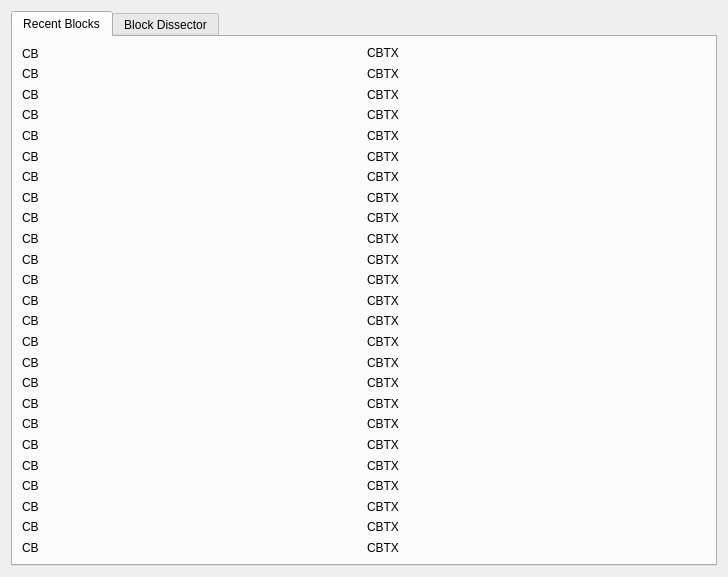
<?xml version="1.0" encoding="UTF-8"?>
<ui version="4.0">
 <class>BlockBrowser</class>
 <widget class="QWidget" name="BlockBrowser">
  <property name="windowModality">
   <enum>Qt::NonModal</enum>
  </property>
  <property name="enabled">
   <bool>true</bool>
  </property>
  <property name="geometry">
   <rect>
    <x>0</x>
    <y>0</y>
    <width>728</width>
    <height>577</height>
   </rect>
  </property>
  <property name="sizePolicy">
   <sizepolicy hsizetype="Expanding" vsizetype="Expanding">
    <horstretch>0</horstretch>
    <verstretch>0</verstretch>
   </sizepolicy>
  </property>
  <property name="acceptDrops">
   <bool>false</bool>
  </property>
  <property name="windowTitle">
   <string>Form</string>
  </property>
  <layout class="QGridLayout" name="gridLayout_3">
   <item row="0" column="0">
    <widget class="QTabWidget" name="tabWidget">
     <property name="currentIndex">
      <number>0</number>
     </property>
     <widget class="QWidget" name="tab">
      <attribute name="title">
       <string>Recent Blocks</string>
      </attribute>
      <layout class="QGridLayout" name="gridLayout_5">
       <item row="0" column="0">
        <layout class="QVBoxLayout" name="verticalLayout">
         <item>
          <widget class="QLabel" name="cbLabel">
           <property name="text">
            <string>CB</string>
           </property>
          </widget>
         </item>
         <item>
          <widget class="QLabel" name="cbLabel_2">
           <property name="text">
            <string>CB</string>
           </property>
          </widget>
         </item>
         <item>
          <widget class="QLabel" name="cbLabel_3">
           <property name="text">
            <string>CB</string>
           </property>
          </widget>
         </item>
         <item>
          <widget class="QLabel" name="cbLabel_4">
           <property name="text">
            <string>CB</string>
           </property>
          </widget>
         </item>
         <item>
          <widget class="QLabel" name="cbLabel_5">
           <property name="text">
            <string>CB</string>
           </property>
          </widget>
         </item>
         <item>
          <widget class="QLabel" name="cbLabel_6">
           <property name="text">
            <string>CB</string>
           </property>
          </widget>
         </item>
         <item>
          <widget class="QLabel" name="cbLabel_7">
           <property name="text">
            <string>CB</string>
           </property>
          </widget>
         </item>
         <item>
          <widget class="QLabel" name="cbLabel_8">
           <property name="text">
            <string>CB</string>
           </property>
          </widget>
         </item>
         <item>
          <widget class="QLabel" name="cbLabel_9">
           <property name="text">
            <string>CB</string>
           </property>
          </widget>
         </item>
         <item>
          <widget class="QLabel" name="cbLabel_10">
           <property name="text">
            <string>CB</string>
           </property>
          </widget>
         </item>
         <item>
          <widget class="QLabel" name="cbLabel_11">
           <property name="text">
            <string>CB</string>
           </property>
          </widget>
         </item>
         <item>
          <widget class="QLabel" name="cbLabel_12">
           <property name="text">
            <string>CB</string>
           </property>
          </widget>
         </item>
         <item>
          <widget class="QLabel" name="cbLabel_13">
           <property name="text">
            <string>CB</string>
           </property>
          </widget>
         </item>
         <item>
          <widget class="QLabel" name="cbLabel_14">
           <property name="text">
            <string>CB</string>
           </property>
          </widget>
         </item>
         <item>
          <widget class="QLabel" name="cbLabel_15">
           <property name="text">
            <string>CB</string>
           </property>
          </widget>
         </item>
         <item>
          <widget class="QLabel" name="cbLabel_16">
           <property name="text">
            <string>CB</string>
           </property>
          </widget>
         </item>
         <item>
          <widget class="QLabel" name="cbLabel_17">
           <property name="text">
            <string>CB</string>
           </property>
          </widget>
         </item>
         <item>
          <widget class="QLabel" name="cbLabel_18">
           <property name="text">
            <string>CB</string>
           </property>
          </widget>
         </item>
         <item>
          <widget class="QLabel" name="cbLabel_19">
           <property name="text">
            <string>CB</string>
           </property>
          </widget>
         </item>
         <item>
          <widget class="QLabel" name="cbLabel_20">
           <property name="text">
            <string>CB</string>
           </property>
          </widget>
         </item>
         <item>
          <widget class="QLabel" name="cbLabel_21">
           <property name="text">
            <string>CB</string>
           </property>
          </widget>
         </item>
         <item>
          <widget class="QLabel" name="cbLabel_22">
           <property name="text">
            <string>CB</string>
           </property>
          </widget>
         </item>
         <item>
          <widget class="QLabel" name="cbLabel_23">
           <property name="text">
            <string>CB</string>
           </property>
          </widget>
         </item>
         <item>
          <widget class="QLabel" name="cbLabel_24">
           <property name="text">
            <string>CB</string>
           </property>
          </widget>
         </item>
         <item>
          <widget class="QLabel" name="cbLabel_25">
           <property name="text">
            <string>CB</string>
           </property>
          </widget>
         </item>
        </layout>
       </item>
       <item row="0" column="1">
        <layout class="QVBoxLayout" name="verticalLayout_2">
         <item>
          <widget class="QLabel" name="CBTX">
           <property name="text">
            <string>CBTX</string>
           </property>
           <property name="textInteractionFlags">
            <set>Qt::LinksAccessibleByMouse|Qt::TextSelectableByMouse</set>
           </property>
          </widget>
         </item>
         <item>
          <widget class="QLabel" name="CBTX_12">
           <property name="text">
            <string>CBTX</string>
           </property>
          </widget>
         </item>
         <item>
          <widget class="QLabel" name="CBTX_19">
           <property name="text">
            <string>CBTX</string>
           </property>
          </widget>
         </item>
         <item>
          <widget class="QLabel" name="CBTX_20">
           <property name="text">
            <string>CBTX</string>
           </property>
          </widget>
         </item>
         <item>
          <widget class="QLabel" name="CBTX_21">
           <property name="text">
            <string>CBTX</string>
           </property>
          </widget>
         </item>
         <item>
          <widget class="QLabel" name="CBTX_22">
           <property name="text">
            <string>CBTX</string>
           </property>
          </widget>
         </item>
         <item>
          <widget class="QLabel" name="CBTX_23">
           <property name="text">
            <string>CBTX</string>
           </property>
          </widget>
         </item>
         <item>
          <widget class="QLabel" name="CBTX_24">
           <property name="text">
            <string>CBTX</string>
           </property>
          </widget>
         </item>
         <item>
          <widget class="QLabel" name="CBTX_25">
           <property name="text">
            <string>CBTX</string>
           </property>
          </widget>
         </item>
         <item>
          <widget class="QLabel" name="CBTX_2">
           <property name="text">
            <string>CBTX</string>
           </property>
          </widget>
         </item>
         <item>
          <widget class="QLabel" name="CBTX_3">
           <property name="text">
            <string>CBTX</string>
           </property>
          </widget>
         </item>
         <item>
          <widget class="QLabel" name="CBTX_4">
           <property name="text">
            <string>CBTX</string>
           </property>
          </widget>
         </item>
         <item>
          <widget class="QLabel" name="CBTX_5">
           <property name="text">
            <string>CBTX</string>
           </property>
          </widget>
         </item>
         <item>
          <widget class="QLabel" name="CBTX_6">
           <property name="text">
            <string>CBTX</string>
           </property>
          </widget>
         </item>
         <item>
          <widget class="QLabel" name="CBTX_7">
           <property name="text">
            <string>CBTX</string>
           </property>
          </widget>
         </item>
         <item>
          <widget class="QLabel" name="CBTX_8">
           <property name="text">
            <string>CBTX</string>
           </property>
          </widget>
         </item>
         <item>
          <widget class="QLabel" name="CBTX_9">
           <property name="text">
            <string>CBTX</string>
           </property>
          </widget>
         </item>
         <item>
          <widget class="QLabel" name="CBTX_10">
           <property name="text">
            <string>CBTX</string>
           </property>
          </widget>
         </item>
         <item>
          <widget class="QLabel" name="CBTX_11">
           <property name="text">
            <string>CBTX</string>
           </property>
          </widget>
         </item>
         <item>
          <widget class="QLabel" name="CBTX_13">
           <property name="text">
            <string>CBTX</string>
           </property>
          </widget>
         </item>
         <item>
          <widget class="QLabel" name="CBTX_14">
           <property name="text">
            <string>CBTX</string>
           </property>
          </widget>
         </item>
         <item>
          <widget class="QLabel" name="CBTX_15">
           <property name="text">
            <string>CBTX</string>
           </property>
          </widget>
         </item>
         <item>
          <widget class="QLabel" name="CBTX_16">
           <property name="text">
            <string>CBTX</string>
           </property>
          </widget>
         </item>
         <item>
          <widget class="QLabel" name="CBTX_17">
           <property name="text">
            <string>CBTX</string>
           </property>
          </widget>
         </item>
         <item>
          <widget class="QLabel" name="CBTX_18">
           <property name="text">
            <string>CBTX</string>
           </property>
          </widget>
         </item>
        </layout>
       </item>
      </layout>
     </widget>
     <widget class="QWidget" name="tab_2">
      <attribute name="title">
       <string>Block Dissector</string>
      </attribute>
      <layout class="QGridLayout" name="gridLayout_4">
       <item row="0" column="0">
        <widget class="QWidget" name="blockContainer" native="true">
         <layout class="QGridLayout" name="gridLayout_2">
          <item row="0" column="0">
           <widget class="QSpinBox" name="heightBox">
            <property name="sizePolicy">
             <sizepolicy hsizetype="Minimum" vsizetype="Fixed">
              <horstretch>0</horstretch>
              <verstretch>0</verstretch>
             </sizepolicy>
            </property>
            <property name="minimumSize">
             <size>
              <width>131</width>
              <height>0</height>
             </size>
            </property>
            <property name="maximum">
             <number>99999999</number>
            </property>
           </widget>
          </item>
          <item row="0" column="1">
           <widget class="QPushButton" name="blockButton">
            <property name="sizePolicy">
             <sizepolicy hsizetype="Minimum" vsizetype="Minimum">
              <horstretch>0</horstretch>
              <verstretch>0</verstretch>
             </sizepolicy>
            </property>
            <property name="minimumSize">
             <size>
              <width>0</width>
              <height>26</height>
             </size>
            </property>
            <property name="text">
             <string>Jump to Block</string>
            </property>
           </widget>
          </item>
          <item row="2" column="1">
           <widget class="QPushButton" name="txButton">
            <property name="sizePolicy">
             <sizepolicy hsizetype="Minimum" vsizetype="Minimum">
              <horstretch>0</horstretch>
              <verstretch>0</verstretch>
             </sizepolicy>
            </property>
            <property name="minimumSize">
             <size>
              <width>0</width>
              <height>26</height>
             </size>
            </property>
            <property name="text">
             <string>Decode Transaction</string>
            </property>
           </widget>
          </item>
          <item row="3" column="0" colspan="2">
           <layout class="QGridLayout" name="topgrid">
            <property name="topMargin">
             <number>9</number>
            </property>
            <property name="bottomMargin">
             <number>9</number>
            </property>
            <item row="0" column="0">
             <widget class="QLabel" name="txLabel">
              <property name="text">
               <string>Transaction ID:</string>
              </property>
             </widget>
            </item>
            <item row="0" column="1">
             <widget class="QLabel" name="txID">
              <property name="text">
               <string>N/A</string>
              </property>
              <property name="textInteractionFlags">
               <set>Qt::LinksAccessibleByMouse|Qt::TextSelectableByKeyboard|Qt::TextSelectableByMouse</set>
              </property>
             </widget>
            </item>
            <item row="1" column="0">
             <widget class="QLabel" name="valueLabel">
              <property name="text">
               <string>Value out:</string>
              </property>
             </widget>
            </item>
            <item row="1" column="1">
             <widget class="QLabel" name="valueBox">
              <property name="text">
               <string>N/A</string>
              </property>
              <property name="textInteractionFlags">
               <set>Qt::LinksAccessibleByMouse|Qt::TextSelectableByKeyboard|Qt::TextSelectableByMouse</set>
              </property>
             </widget>
            </item>
            <item row="2" column="0">
             <widget class="QLabel" name="feesLabel">
              <property name="text">
               <string>Fees:</string>
              </property>
             </widget>
            </item>
            <item row="4" column="1">
             <widget class="QLabel" name="inputBox">
              <property name="text">
               <string>N/A</string>
              </property>
              <property name="alignment">
               <set>Qt::AlignLeading|Qt::AlignLeft|Qt::AlignTop</set>
              </property>
              <property name="textInteractionFlags">
               <set>Qt::LinksAccessibleByMouse|Qt::TextSelectableByKeyboard|Qt::TextSelectableByMouse</set>
              </property>
             </widget>
            </item>
            <item row="3" column="1">
             <widget class="QLabel" name="outputBox">
              <property name="text">
               <string>N/A</string>
              </property>
              <property name="alignment">
               <set>Qt::AlignLeading|Qt::AlignLeft|Qt::AlignTop</set>
              </property>
              <property name="textInteractionFlags">
               <set>Qt::LinksAccessibleByMouse|Qt::TextSelectableByKeyboard|Qt::TextSelectableByMouse</set>
              </property>
             </widget>
            </item>
            <item row="4" column="0">
             <widget class="QLabel" name="inputLabel">
              <property name="text">
               <string>Inputs:</string>
              </property>
              <property name="alignment">
               <set>Qt::AlignLeading|Qt::AlignLeft|Qt::AlignTop</set>
              </property>
             </widget>
            </item>
            <item row="2" column="1">
             <widget class="QLabel" name="feesBox">
              <property name="text">
               <string>N/A</string>
              </property>
              <property name="textInteractionFlags">
               <set>Qt::LinksAccessibleByMouse|Qt::TextSelectableByKeyboard|Qt::TextSelectableByMouse</set>
              </property>
             </widget>
            </item>
            <item row="3" column="0">
             <widget class="QLabel" name="outputLabel">
              <property name="text">
               <string>Outputs:</string>
              </property>
              <property name="alignment">
               <set>Qt::AlignLeading|Qt::AlignLeft|Qt::AlignTop</set>
              </property>
             </widget>
            </item>
           </layout>
          </item>
          <item row="2" column="0">
           <widget class="QLineEdit" name="txBox">
            <property name="sizePolicy">
             <sizepolicy hsizetype="Preferred" vsizetype="Fixed">
              <horstretch>0</horstretch>
              <verstretch>0</verstretch>
             </sizepolicy>
            </property>
            <property name="minimumSize">
             <size>
              <width>131</width>
              <height>0</height>
             </size>
            </property>
            <property name="inputMask">
             <string comment="Transaction ID" extracomment="Transaction ID"/>
            </property>
            <property name="placeholderText">
             <string comment="Transaction ID" extracomment="Transaction ID"/>
            </property>
           </widget>
          </item>
          <item row="1" column="0" colspan="2">
           <layout class="QGridLayout" name="gridLayout">
            <item row="0" column="0">
             <widget class="QLabel" name="heightLabel_2">
              <property name="minimumSize">
               <size>
                <width>0</width>
                <height>0</height>
               </size>
              </property>
              <property name="text">
               <string>Block Height:</string>
              </property>
             </widget>
            </item>
            <item row="0" column="1">
             <widget class="QLabel" name="heightLabel">
              <property name="minimumSize">
               <size>
                <width>550</width>
                <height>0</height>
               </size>
              </property>
              <property name="text">
               <string>0</string>
              </property>
              <property name="textInteractionFlags">
               <set>Qt::LinksAccessibleByMouse|Qt::TextSelectableByKeyboard|Qt::TextSelectableByMouse</set>
              </property>
             </widget>
            </item>
            <item row="1" column="0">
             <widget class="QLabel" name="hashLabel">
              <property name="text">
               <string>Block Hash:</string>
              </property>
             </widget>
            </item>
            <item row="1" column="1">
             <widget class="QLabel" name="hashBox">
              <property name="enabled">
               <bool>true</bool>
              </property>
              <property name="sizePolicy">
               <sizepolicy hsizetype="Preferred" vsizetype="Preferred">
                <horstretch>0</horstretch>
                <verstretch>0</verstretch>
               </sizepolicy>
              </property>
              <property name="minimumSize">
               <size>
                <width>0</width>
                <height>0</height>
               </size>
              </property>
              <property name="text">
               <string>0x0</string>
              </property>
              <property name="textInteractionFlags">
               <set>Qt::LinksAccessibleByMouse|Qt::TextSelectableByKeyboard|Qt::TextSelectableByMouse</set>
              </property>
             </widget>
            </item>
            <item row="2" column="0">
             <widget class="QLabel" name="merkleLabel">
              <property name="text">
               <string>Block Merkle:</string>
              </property>
             </widget>
            </item>
            <item row="2" column="1">
             <widget class="QLabel" name="merkleBox">
              <property name="minimumSize">
               <size>
                <width>187</width>
                <height>0</height>
               </size>
              </property>
              <property name="text">
               <string>0x0</string>
              </property>
              <property name="textInteractionFlags">
               <set>Qt::LinksAccessibleByMouse|Qt::TextSelectableByKeyboard|Qt::TextSelectableByMouse</set>
              </property>
             </widget>
            </item>
            <item row="3" column="0">
             <widget class="QLabel" name="nonceLabel">
              <property name="minimumSize">
               <size>
                <width>0</width>
                <height>0</height>
               </size>
              </property>
              <property name="text">
               <string>Block nNonce:</string>
              </property>
             </widget>
            </item>
            <item row="3" column="1">
             <widget class="QLabel" name="nonceBox">
              <property name="text">
               <string>0</string>
              </property>
              <property name="textInteractionFlags">
               <set>Qt::LinksAccessibleByMouse|Qt::TextSelectableByKeyboard|Qt::TextSelectableByMouse</set>
              </property>
             </widget>
            </item>
            <item row="4" column="0">
             <widget class="QLabel" name="bitsLabel">
              <property name="text">
               <string>Block nBits:</string>
              </property>
             </widget>
            </item>
            <item row="4" column="1">
             <widget class="QLabel" name="bitsBox">
              <property name="text">
               <string>0</string>
              </property>
              <property name="textInteractionFlags">
               <set>Qt::LinksAccessibleByMouse|Qt::TextSelectableByKeyboard|Qt::TextSelectableByMouse</set>
              </property>
             </widget>
            </item>
            <item row="5" column="0">
             <widget class="QLabel" name="timeLabel">
              <property name="text">
               <string>Block Timestamp:</string>
              </property>
             </widget>
            </item>
            <item row="5" column="1">
             <widget class="QLabel" name="timeBox">
              <property name="text">
               <string>0</string>
              </property>
              <property name="textInteractionFlags">
               <set>Qt::LinksAccessibleByMouse|Qt::TextSelectableByKeyboard|Qt::TextSelectableByMouse</set>
              </property>
             </widget>
            </item>
            <item row="6" column="0">
             <widget class="QLabel" name="hardLabel">
              <property name="text">
               <string>Block Difficulty:</string>
              </property>
             </widget>
            </item>
            <item row="6" column="1">
             <widget class="QLabel" name="hardBox">
              <property name="text">
               <string>0.00</string>
              </property>
              <property name="textInteractionFlags">
               <set>Qt::LinksAccessibleByMouse|Qt::TextSelectableByKeyboard|Qt::TextSelectableByMouse</set>
              </property>
             </widget>
            </item>
            <item row="7" column="0">
             <widget class="QLabel" name="pawLabel">
              <property name="text">
               <string>Block Hashrate:</string>
              </property>
             </widget>
            </item>
            <item row="7" column="1">
             <widget class="QLabel" name="pawBox">
              <property name="text">
               <string>0 KH/s</string>
              </property>
              <property name="textInteractionFlags">
               <set>Qt::LinksAccessibleByMouse|Qt::TextSelectableByKeyboard|Qt::TextSelectableByMouse</set>
              </property>
             </widget>
            </item>
           </layout>
          </item>
         </layout>
         <zorder>txButton</zorder>
         <zorder>heightBox</zorder>
         <zorder>blockButton</zorder>
         <zorder>txBox</zorder>
        </widget>
       </item>
      </layout>
     </widget>
    </widget>
   </item>
  </layout>
 </widget>
 <resources/>
 <connections/>
</ui>
